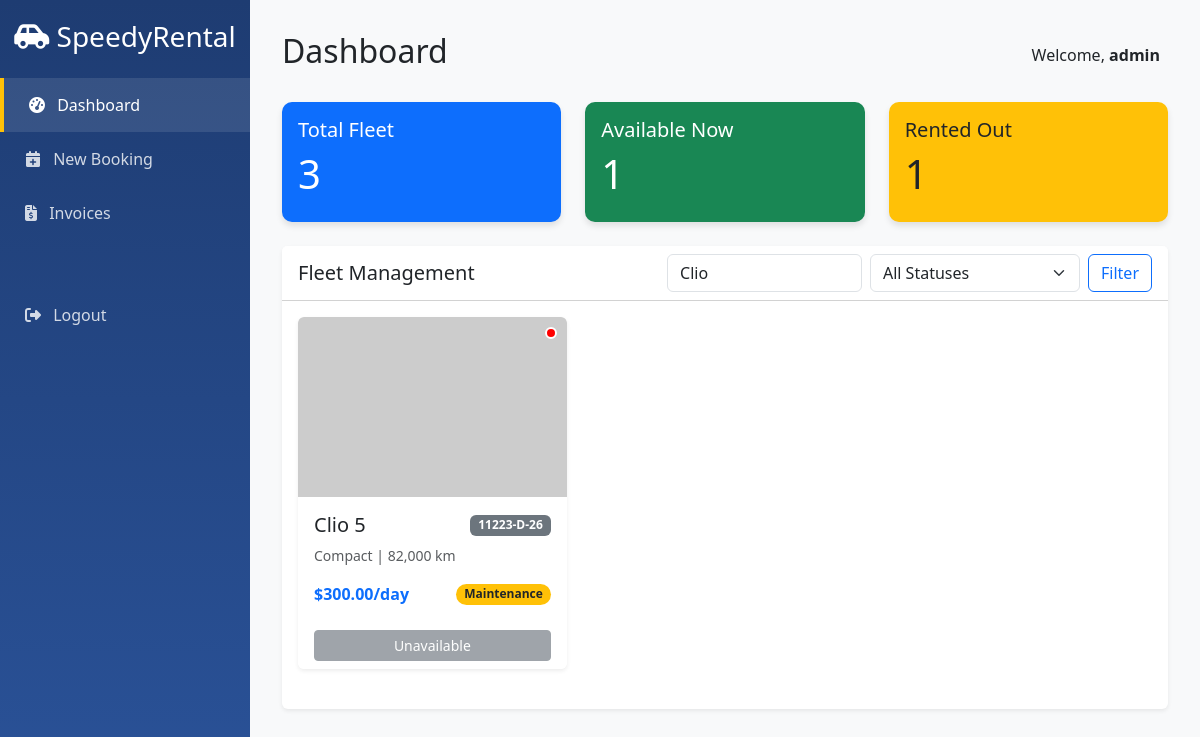
/index.php?brand=Clio (signed in), run on the app's committed database.
### tables this page shows
CREATE TABLE IF NOT EXISTS vehicles (
    id INT AUTO_INCREMENT PRIMARY KEY,
    registration_number VARCHAR(20) NOT NULL UNIQUE,
    brand VARCHAR(50) NOT NULL,
    model VARCHAR(50) NOT NULL,
    category ENUM('Sedan', 'SUV', 'Luxury', 'Compact', 'Van') NOT NULL,
    daily_rate DECIMAL(10, 2) NOT NULL,
    status ENUM('Available', 'Rented', 'Maintenance') DEFAULT 'Available',
    mileage INT DEFAULT 0,
    last_maintenance_date DATE,
    image_url VARCHAR(255),
    created_at TIMESTAMP DEFAULT CURRENT_TIMESTAMP
);

### index.php (the view, shortened to what this page needs)
<?php
require 'config/db.php';
$totalVehicles = $pdo->query("SELECT COUNT(*) FROM vehicles")->fetchColumn();
$availableVehicles = $pdo->query("SELECT COUNT(*) FROM vehicles WHERE status = 'Available'")->fetchColumn();
$rentedVehicles = $pdo->query("SELECT COUNT(*) FROM vehicles WHERE status = 'Rented'")->fetchColumn();
$searchBrand = $_GET['brand'] ?? '';
$query = "SELECT * FROM vehicles WHERE 1=1";
$params = [];
if ($searchBrand) {
    $query .= " AND brand LIKE ?";
    $params[] = "%$searchBrand%";
}
$stmt = $pdo->prepare($query);
$stmt->execute($params);
$vehicles = $stmt->fetchAll();
?>
<!DOCTYPE html>
<html lang="en">
<head>
    <link href="https://cdn.jsdelivr.net/npm/bootstrap@5.3.0/dist/css/bootstrap.min.css" rel="stylesheet">
    <link rel="stylesheet" href="https://cdnjs.cloudflare.com/ajax/libs/font-awesome/6.4.0/css/all.min.css">
</head>
<body>
<div class="sidebar">
    <h3 class="text-center mb-4"><i class="fas fa-car-side"></i> SpeedyRental</h3>
    <a href="index.php" class="active"><i class="fas fa-tachometer-alt me-2"></i> Dashboard</a>
    <a href="booking.php"><i class="fas fa-calendar-plus me-2"></i> New Booking</a>
    <a href="invoice_gen.php"><i class="fas fa-file-invoice-dollar me-2"></i> Invoices</a>
    <a href="logout.php" class="mt-5"><i class="fas fa-sign-out-alt me-2"></i> Logout</a>
</div>
<div class="main-content">
    <div class="d-flex justify-content-between align-items-center mb-4">
        <h2>Dashboard</h2>
        <div class="user-info">
            <span class="me-2">Welcome, <strong><?= htmlspecialchars($_SESSION['username']) ?></strong></span>
        </div>
    </div>
    <div class="row mb-4">
        <div class="col-md-4">
            <div class="card kpi-card bg-primary text-white">
                <div class="card-body">
                    <h5>Total Fleet</h5>
                    <h1><?= $totalVehicles ?></h1>
                </div>
            </div>
        </div>
        <div class="col-md-4">
            <div class="card kpi-card bg-success text-white">
                <div class="card-body">
                    <h5>Available Now</h5>
                    <h1><?= $availableVehicles ?></h1>
                </div>
            </div>
        </div>
        <div class="col-md-4">
            <div class="card kpi-card bg-warning text-dark">
                <div class="card-body">
                    <h5>Rented Out</h5>
                    <h1><?= $rentedVehicles ?></h1>
                </div>
            </div>
        </div>
    </div>
    <div class="card shadow-sm border-0">
        <div class="card-header bg-white d-flex justify-content-between align-items-center">
            <h5 class="mb-0">Fleet Management</h5>
            <form class="d-flex" method="GET">
                <input class="form-control me-2" type="search" name="brand" placeholder="Search Brand" value="<?= htmlspecialchars($searchBrand) ?>">
                <select class="form-select me-2" name="status">
                    <option value="">All Statuses</option>
                </select>
                <button class="btn btn-outline-primary" type="submit">Filter</button>
            </form>
        </div>
        <div class="card-body">
            <div class="row">
                <?php foreach ($vehicles as $v): ?>
                <div class="col-md-4 mb-4">
                    <div class="card vehicle-card h-100 shadow-sm border-0">
                        <?php if ($v['mileage'] > 50000 || $v['status'] == 'Maintenance'): ?>
                            <div class="maintenance-alert" title="Maintenance Required"></div>
                        <?php endif; ?>
                        <img src="<?= htmlspecialchars($v['image_url'] ?: 'https://placehold.co/600x400/png?text=Car') ?>" class="card-img-top vehicle-img" alt="Car Image">
                        <div class="card-body">
                            <div class="d-flex justify-content-between align-items-center mb-2">
                                <h5 class="card-title mb-0"><?= htmlspecialchars($v['brand'] . ' ' . $v['model']) ?></h5>
                                <span class="badge bg-secondary"><?= htmlspecialchars($v['matricule'] ?? $v['registration_number']) ?></span>
                            </div>
                            <p class="card-text text-muted small"><?= htmlspecialchars($v['category']) ?> | <?= number_format($v['mileage']) ?> km</p>
                            <div class="d-flex justify-content-between align-items-center">
                                <span class="fw-bold text-primary">$<?= number_format($v['daily_rate'], 2) ?>/day</span>
                                <span class="badge rounded-pill
                                    <?= $v['status'] == 'Available' ? 'bg-success' : ($v['status'] == 'Rented' ? 'bg-danger' : 'bg-warning text-dark') ?>">
                                    <?= htmlspecialchars($v['status']) ?>
                                </span>
                            </div>
                        </div>
                        <div class="card-footer bg-white border-top-0">
                            <?php if($v['status'] == 'Available'): ?>
                                <a href="booking.php?vehicle_id=<?= $v['id'] ?>" class="btn btn-sm btn-primary w-100">Book Now</a>
                            <?php else: ?>
                                <button class="btn btn-sm btn-secondary w-100" disabled>Unavailable</button>
                            <?php endif; ?>
                        </div>
                    </div>
                </div>
                <?php endforeach; ?>
            </div>
        </div>
    </div>
</div>
</body>
</html>

### index.php (style rules this page uses)
:root { --primary-color: #1e3c72; --secondary-color: #2a5298; --accent-color: #ffc107; }
body { background-color: #f8f9fa; font-family: 'Segoe UI', sans-serif; }
.sidebar { height: 100vh; background: linear-gradient(180deg, var(--primary-color) 0%, var(--secondary-color) 100%); color: white; padding-top: 20px; position: fixed; width: 250px; }
.sidebar a { color: rgba(255,255,255,0.8); text-decoration: none; display: block; padding: 15px 25px; transition: 0.3s; }
.sidebar a:hover, .sidebar a.active { background: rgba(255,255,255,0.1); color: white; border-left: 4px solid var(--accent-color); }
.main-content { margin-left: 250px; padding: 2rem; }
.kpi-card { border: none; border-radius: 10px; box-shadow: 0 4px 6px rgba(0,0,0,0.1); transition: transform 0.2s; }
.maintenance-alert { position: absolute; top: 10px; right: 10px; height: 12px; width: 12px; background-color: red; border-radius: 50%; border: 2px solid white; animation: pulse 2s infinite; }
.vehicle-card { position: relative; overflow: hidden; }
.vehicle-img { height: 180px; object-fit: cover; }

### data on the page
vehicles: brand+model "Clio 5", registration_number "11223-D-26", category "Compact", mileage "82,000", daily_rate "300.00", status "Maintenance", shows "Unavailable"

### other printed values
$_SESSION['username'] "admin"
$totalVehicles "3"
$availableVehicles "1"
$rentedVehicles "1"
